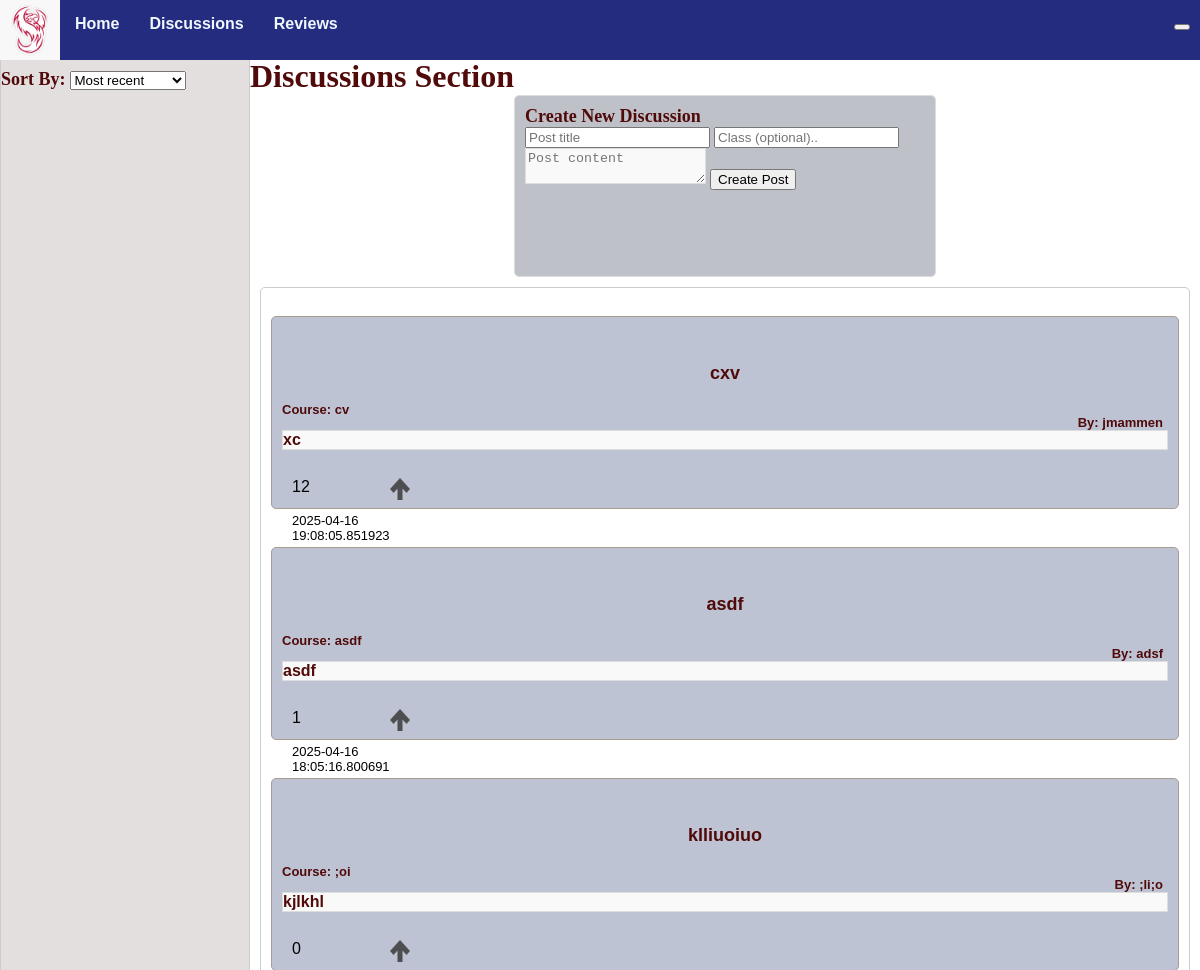
Before: /discussions (upper part) with the older database file.
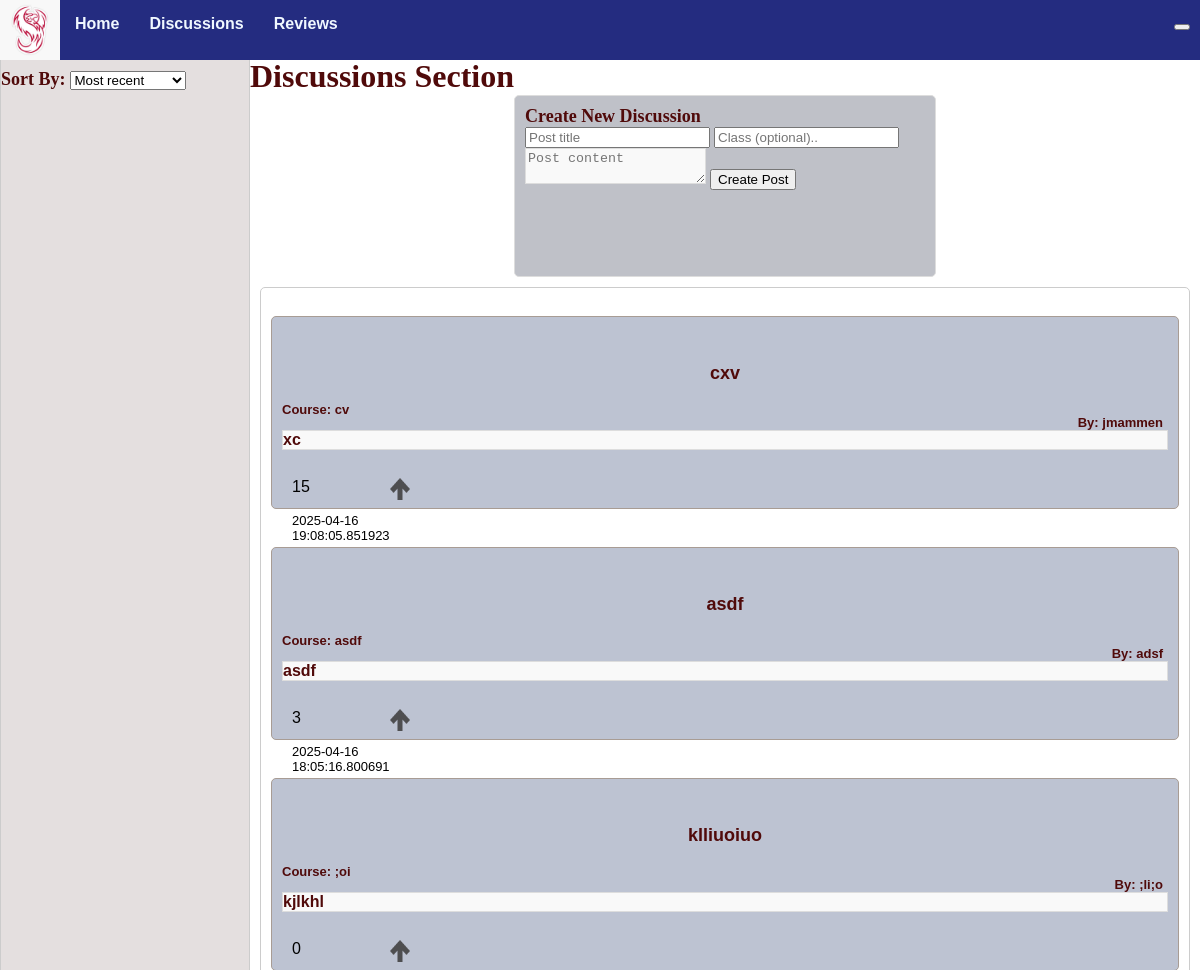
After: the same page with the newer database file.
### models.py (models this page shows, shortened)
class Discussion(db.Model):
    id = db.Column(db.Integer, primary_key=True)
    title = db.Column(db.String(255), nullable=False)
    content = db.Column(db.Text, nullable=False)
    created_at = db.Column(db.DateTime, default=db.func.current_timestamp())
    course = db.Column(db.Text)
    author = db.Column(db.Text, nullable=False)
    comments = db.relationship('Comment', backref='discussion', cascade="all, delete-orphan", lazy=True)
    up_votes = db.Column(db.Integer, default = 0)

### app.py (the view)
@app.route('/discussions', methods=['POST','GET'])
def discussions():
    discussions=Discussion.query.order_by(Discussion.created_at.desc()).all() #puts the discussions in the most recent to least recent order
    discussions_data=[]
    for discussion in discussions:
        discussions_data.append({
            'id': discussion.id,
            'title': discussion.title,
            'author': discussion.author,
            'created_at': discussion.created_at,
            'content': discussion.content,
            'course': discussion.course,
            'up_votes': discussion.up_votes,
        })
    return render_template('discussions.html', discussions=discussions_data)

### templates/discussions.html (shortened to what this page needs)
{% extends "base.html" %}
{%block head%}
{{ super() }}
<link rel="stylesheet" href="{{ url_for('static', filename='styles/base.css') }}">
{% endblock %}
{%block content %}
<div class="container">
    <div class="sidebar">
        <br>
        <p1 style="text-align:center;">Sort By:</p1>
        <div class="dropdown">
            <select name="order_by" id="order_by" onchange="filterby(this)">
                <option value="">Most recent</option>
            </select>
        </div>
    </div>
    <div class="space">
        <br>
        <p2>Discussions Section</p2>
        <div class="add_post">
            <p1>Create New Discussion</p1>
            <form id="form">
                <input type="text" id="title" placeholder="Post title" required maxlength="50">
                <input type="text" id="course" placeholder="Class (optional).." required maxlength="50">
                <textarea id="content" placeholder="Post content" required></textarea>
                <button id="submitForm">Create Post</button>
            </form>
        </div>
        <div class="list-group">
            {% for discussion in discussions %}
            <a href="{{ url_for('dis_posts', discussion_id=discussion.id) }}" class="list-group-item">
                <div class="whereithappens">
                    <div id="header">
                        <p id="title">{{discussion.title}}</p>
                        <p id="author">By: {{discussion.author}}</p>
                        <p id="course">Course: {{discussion.course}}</p>
                    </div>
                    <p id="content">{{discussion.content}}</p>
            </a>
            <div id="information" class="info list-group-item">
                <div id="{{discussion.id}}number">{{discussion.up_votes}}</div>
                <img width="20" height="20" id="{{discussion.id}}" onclick="upvote(this)" src="{{url_for('static',
                                    filename='/images/upvote.png')}}" class="upvote" /><img />
                <p id="created_at">{{discussion.created_at}}</p>
            </div>
        </div>
        {% endfor %}
{%endblock%}

Changed rows visible on the page:
changed Discussion "cxv": up_votes "12" → "15"
changed Discussion "asdf": up_votes "1" → "3"
